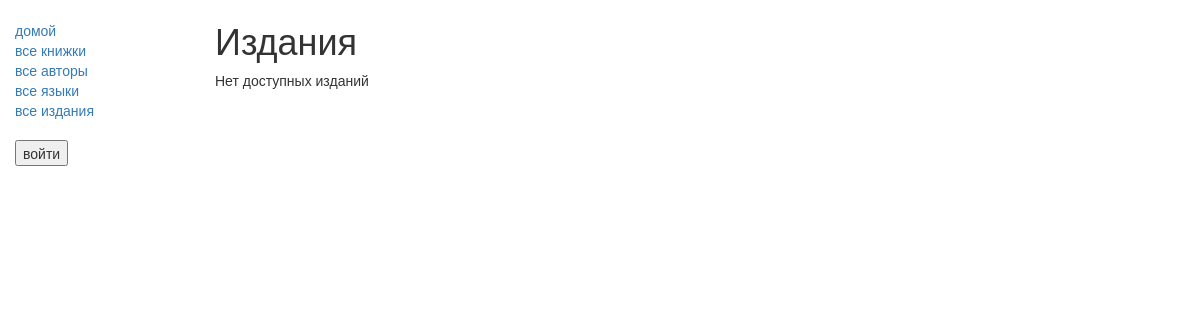
/catalog/publisher/, run on an earlier commit of the app's database.
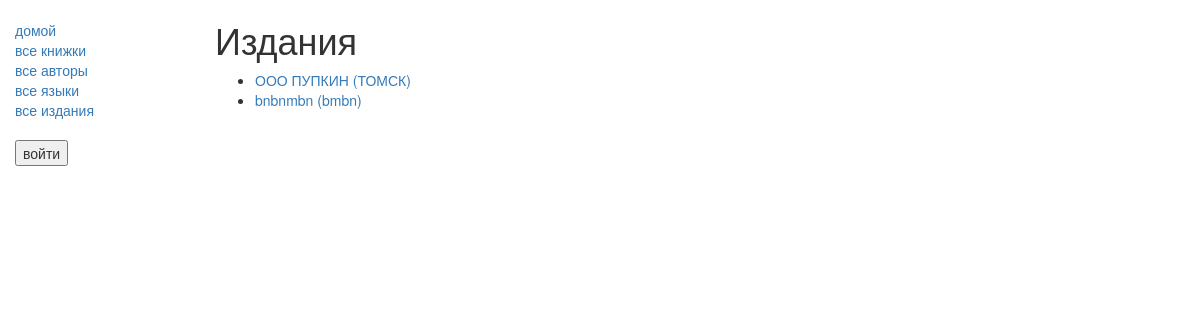
And on a later commit of the database.
### catalog/models.py (models this page shows, shortened)
class Publisher(models.Model):
    name = models.CharField(
        max_length=200,
        unique=True,
        help_text="Введите название издания (например, Penguin Classics, Альфа-книга)"
    )
    publication_city = models.CharField(
        max_length=100,
        help_text="Введите город выпуска издания (например, Москва, Нью-Йорк)"
    )
    def get_absolute_url(self):
        return reverse('publisher-detail', args=[str(self.id)])

### catalog/views.py (the view)
# urls.py: path('publisher/', views.PublisherListView.as_view(), name='publishers'),
class PublisherListView(generic.ListView):
    model = Publisher

### catalog/templates/catalog/publisher_list.html
{% extends "base_generic.html" %}
{% block content %}
<h1>Издания</h1>
{% if publisher_list %}
  <ul>
  {% for publisher in publisher_list %}
    <li>
      <a href="{{ publisher.get_absolute_url }}">
      {{ publisher.name }} ({{publisher.publication_city}})
      </a>
    </li>
  {% endfor %}
 </ul>
{% else %}
  <p>Нет доступных изданий</p>
{% endif %}
{% endblock %}

What changed in the data, as far as the page shows it:
added Publisher: name "ООО ПУПКИН", publication_city "ТОМСК"
added Publisher: name "bnbnmbn", publication_city "bmbn"
Also different on the page:
text no longer shown: "Нет доступных изданий"
